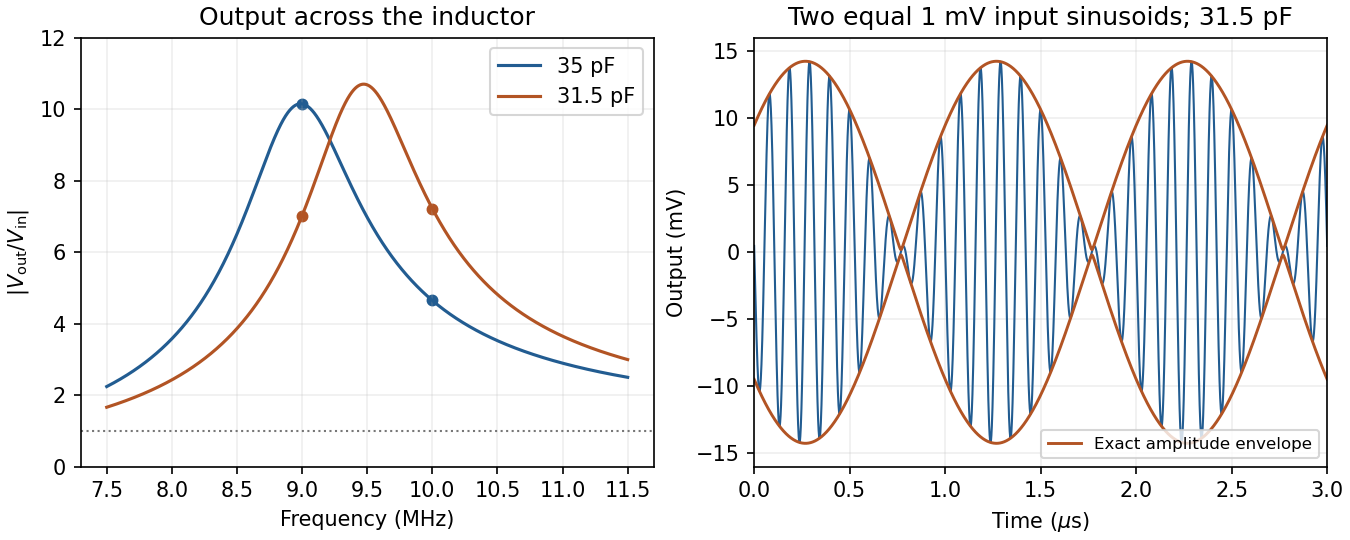

Write Python code to recreate this figure.
"""Original educational diagram. Python 3.14, NumPy and Matplotlib; output is saved in the current working directory."""
import numpy as np
import matplotlib
matplotlib.use('Agg')
import matplotlib.pyplot as plt
plt.rcParams.update({'font.size':10,'figure.facecolor':'white','axes.facecolor':'white'})
R=50.;L=9e-6
f=np.linspace(7.5e6,11.5e6,1600)
def H(f,C):
 w=2*np.pi*f
 return 1j*w*L/(R+1j*(w*L-1/(w*C)))
fig,axs=plt.subplots(1,2,figsize=(9,3.6),layout='constrained')
for C,color in [(35e-12,'#225c91'),(31.5e-12,'#b25424')]:
 axs[0].plot(f/1e6,np.abs(H(f,C)),color=color,label=f'{C/1e-12:g} pF')
 for freq in [9e6,10e6]:axs[0].scatter(freq/1e6,abs(H(freq,C)),color=color,s=22)
axs[0].axhline(1,color='#777777',ls=':',lw=1)
axs[0].set(xlabel='Frequency (MHz)',ylabel=r'$|V_{\rm out}/V_{\rm in}|$',title='Output across the inductor',ylim=(0,12))
axs[0].legend();axs[0].grid(alpha=.2)
t=np.linspace(0,3e-6,3600);fa,fb=9e6,10e6;C=31.5e-12
ha,hb=H(fa,C),H(fb,C)
v=np.real(ha*np.exp(2j*np.pi*fa*t)+hb*np.exp(2j*np.pi*fb*t))
env=np.sqrt(abs(ha)**2+abs(hb)**2+2*abs(ha)*abs(hb)*np.cos(2*np.pi*(fb-fa)*t+np.angle(hb)-np.angle(ha)))
axs[1].plot(t/1e-6,v,color='#225c91',lw=1)
axs[1].plot(t/1e-6,env,color='#b25424',lw=1.4,label='Exact amplitude envelope')
axs[1].plot(t/1e-6,-env,color='#b25424',lw=1.4)
axs[1].set(xlabel=r'Time ($\mu$s)',ylabel='Output (mV)',title='Two equal 1 mV input sinusoids; 31.5 pF',xlim=(0,3),ylim=(-16,16))
axs[1].legend(fontsize=8,loc='lower right');axs[1].grid(alpha=.2)
fig.savefig('paper-1-ia2014-radio-response.png',dpi=150,facecolor='white');plt.close(fig)
